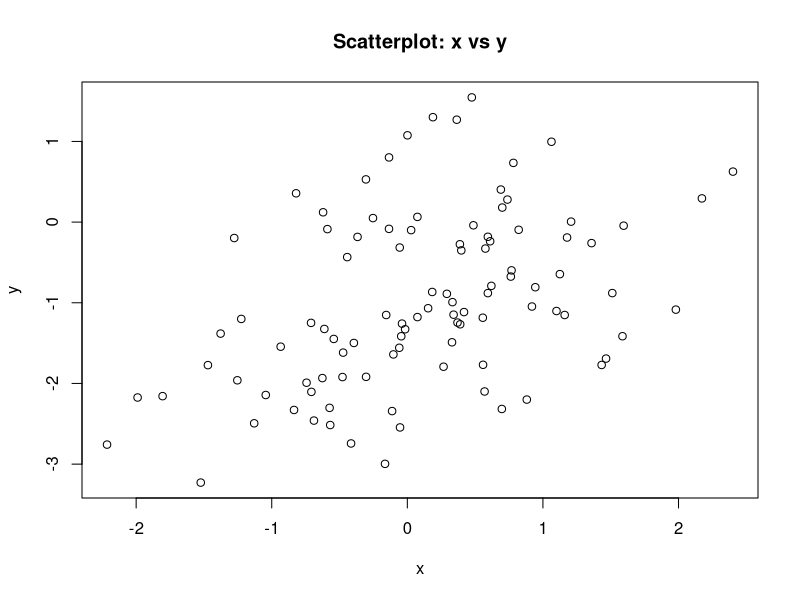
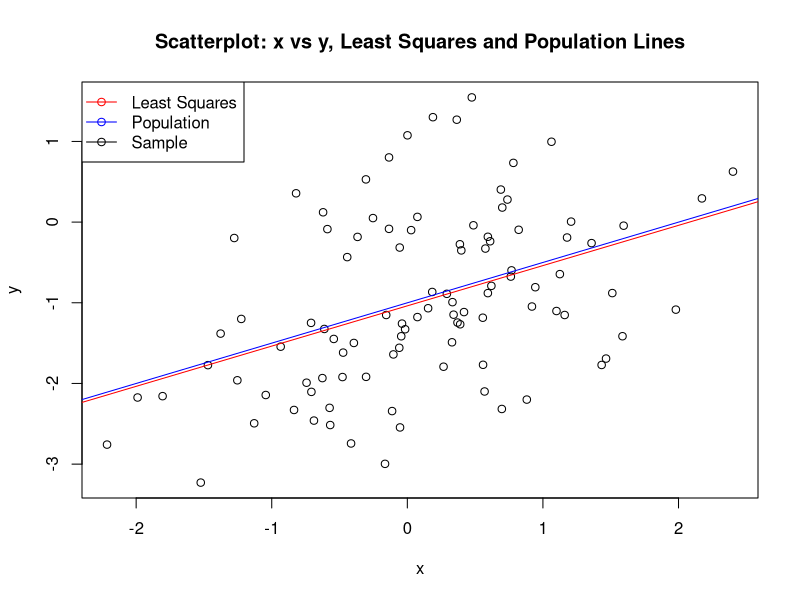

Write the R code that produced these figures, in order.
rm(list=ls(all=TRUE))
   
   
# Create Simulated data
set.seed(1)
x <- rnorm(100)
x
eps <- rnorm(100, mean=0, sd=sqrt(1))
eps
y <- -1 + 0.5*x+eps

# Scatter plot
plot(x,y, title(main="Scatterplot: x vs y"))

# Linear Regression Model
lm.fit=lm(y~x)
summary(lm.fit)

# Let's look at the scatter plot
plot(x,y, title(main="Scatterplot: x vs y, Least Squares and Population Lines") )
lineLM <- abline(lm(y~x), col="red")
linePop <- abline(a=-1, b=0.5, col="blue")
legend("topleft", legend = c("Least Squares", "Population", "Sample"), lwd=1, pch = 1, col=c("red", "blue", "black"))

# Fitting a polynomial regression
lm.fit2=lm(y~x+I(x^2))
summary(lm.fit2)
summary(lm.fit)
confint(lm.fit)
